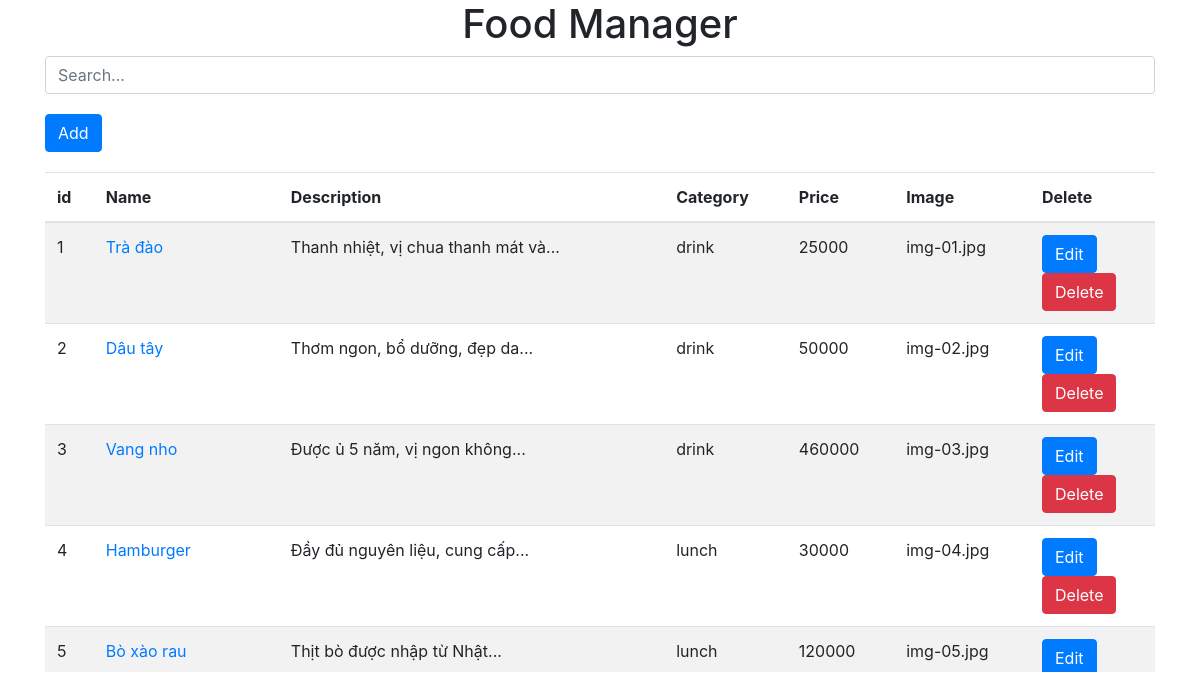
The page /manage/index.php on the database its author committed.
### tables this page shows
CREATE TABLE IF NOT EXISTS `food` (
  `food_id` int(11) NOT NULL AUTO_INCREMENT,
  `food_name` varchar(255) NOT NULL,
  `food_category` varchar(255) NOT NULL,
  `food_description` text NOT NULL,
  `food_price` decimal(19,0) NOT NULL,
  `food_image` varchar(255) NOT NULL,
  PRIMARY KEY (`food_id`)
);

### app/models/FoodModel.php (called while the page is built, shortened)
<?php
class FoodModel extends Db
{
    public function getFoodList()
    {
        $sql = parent::$connection->prepare('SELECT * FROM food');
        return parent::select($sql);
    }
    public function truncate($str, $length)
    {
        if (strlen($str) > $length) {
            $str = substr($str, 0, $length + 1);
            $pos = strrpos($str, ' ');
            $str = substr($str, 0, ($pos > 0) ? $pos : $length);
        }
        return $str;
    }
}

### app/models/Db.php (called while the page is built, shortened)
<?php
class Db
{
    public function select($sql)
    {
        $sql->execute();
        $items = $sql->get_result()->fetch_all(MYSQLI_ASSOC);
        return $items;
    }
}

### manage/index.php (the view, shortened to what this page needs)
<?php
$foodModel = new FoodModel();
$foodList = $foodModel->getFoodList();
$foodModel = new FoodModel();
$foodList = $foodModel->getFoodList();
?>
<!DOCTYPE html>
<html lang="en">
<head>
    <link rel="stylesheet" href="<?php echo BASE_URL; ?>/public/css/fonts.css">
    <link rel="stylesheet" href="<?php echo BASE_URL; ?>/public/font-awesome/css/all.min.css">
    <link rel="stylesheet" href="<?php echo BASE_URL; ?>/public/css/bootstrap.min.css">
    <link rel="stylesheet" href="<?php echo BASE_URL; ?>/public/css/manage.css">
</head>
<body>
    <h1 class="text-center">
        Food Manager
    </h1>
    <section class="main-content">
        <div class="container">
            <div class="nav-control">
                <input class="form-control" type="search" name="name" id="name" placeholder="Search...">
                <div class="edit-control">
                    <a href="addfood.php" class="btn btn-primary">Add</a>
                </div>
            </div>
            <div class="food-list">
                <table class="table table-striped">
                    <thead>
                        <tr>
                            <th>id</th>
                            <th>Name</th>
                            <th>Description</th>
                            <th>Category</th>
                            <th>Price</th>
                            <th>Image</th>
                            <th>Delete</th>
                        </tr>
                    </thead>
                    <tbody>
                        <?php
                        foreach ($foodList as $item) {
                            ?>
                        <tr>
                            <td scope="row"><?php echo $item["food_id"]; ?></td>
                            <td><a
                                    href="updatefood.php?id=<?php echo $item['food_id']; ?>"><?php echo $item["food_name"]; ?></a>
                            </td>
                            <td><?php echo $foodModel->truncate($item["food_description"], 40) . '...'; ?></td>
                            <td><?php echo $item["food_category"]; ?></td>
                            <td><?php echo $item["food_price"]; ?></td>
                            <td><?php echo $item["food_image"]; ?></td>
                            <td>
                                <a class="btn btn-primary"
                                    href="updatefood.php?id=<?php echo $item['food_id']; ?>">Edit</a>
                                <form action="index.php" method="post">
                                    <button type="submit" class="btn btn-danger"
                                        onclick="return confirmDelete();">Delete</button>
                                </form>
                            </td>
                        </tr>
                        <?php
                        }
                        ?>
                    </tbody>
                </table>
            </div>
        </div>
    </section>
</body>
</html>

### public/css/manage.css (style rules this page uses)
.nav-control { margin-bottom:20px; }
.nav-control .edit-control { margin-top:20px; }
.food-list { height:500px; overflow-y:auto; }

### rows shown on the page
food: food_id "1", food_name "Trà đào", food_description "Thanh nhiệt, vị chua thanh mát và", food_category "drink", food_price "25000", food_image "img-01.jpg"
food: food_id "2", food_name "Dâu tây", food_description "Thơm ngon, bổ dưỡng, đẹp da", food_category "drink", food_price "50000", food_image "img-02.jpg"
food: food_id "3", food_name "Vang nho", food_description "Được ủ 5 năm, vị ngon không", food_category "drink", food_price "460000", food_image "img-03.jpg"
food: food_id "4", food_name "Hamburger", food_description "Đầy đủ nguyên liệu, cung cấp", food_category "lunch", food_price "30000", food_image "img-04.jpg"
food: food_id "5", food_name "Bò xào rau", food_description "Thịt bò được nhập từ Nhật", food_category "lunch", food_price "120000", food_image "img-05.jpg"
